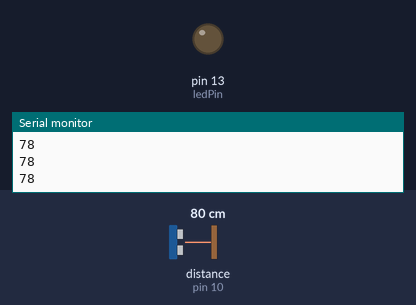
Bench run of a sketch on a simulated Arduino Uno, built with avr-gcc and run on an emulated ATmega328P. Shown: output pins drawn as LEDs (lit = HIGH), the last lines printed to the serial monitor. Wiring (inferred from the names in the program): ultrasonic range finder: trigger pin 9; echo pin 10. The test bench sets the inputs (shaded band); at power-on: distance to the obstacle (sensor on pin 10) 80 cm. The echo pulse lasts 58.3 µs per cm; pins used as bus, display or sensor lines are not drawn.

Above: at 1.2 s.
1.3 s: distance to the obstacle (sensor on pin 10) set to 13 cm
2.8 s: distance to the obstacle (sensor on pin 10) set to 10 cm
At 3.9 s:
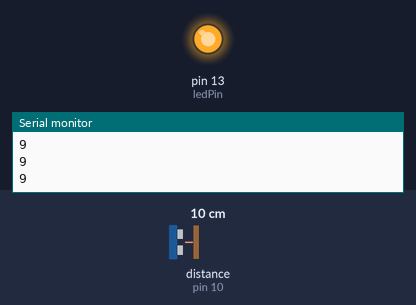
4.3 s: distance to the obstacle (sensor on pin 10) set to 18 cm
At 5.5 s:
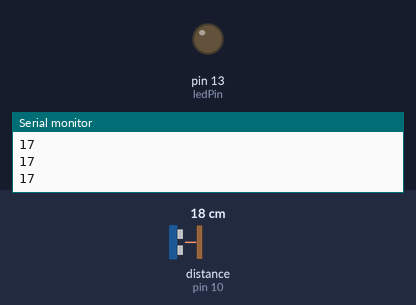
5.8 s: distance to the obstacle (sensor on pin 10) set to 2 cm
At 6.4 s:
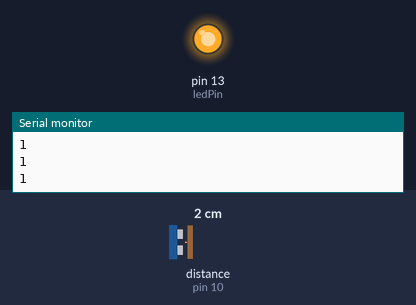
Timing chart, 0 to 8.3 s (numbered marks = the images above; inputs shaded):
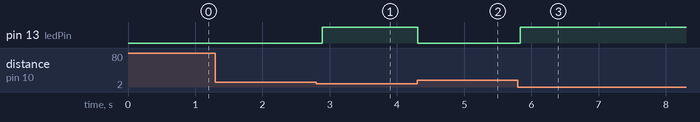

Measured:
- the behaviour switches between 12 and 11 cm on distance to the obstacle (sensor on pin 10) (found by bisection; images 0 and 1)
- after the input at 2.8 s, pin 13 (ledPin): LOW → HIGH after 0.09 s
- after the input at 4.3 s, pin 13 (ledPin): HIGH → LOW at once
- after the input at 5.8 s, pin 13 (ledPin): LOW → HIGH at once

The sketch:

code.ino
```cpp
const int trigPin = 9;
const int echoPin = 10;
const int ledPin = 13;

long duration;
int distance;

void setup() {
  pinMode(trigPin, OUTPUT);
  pinMode(echoPin, INPUT);
  pinMode(ledPin, OUTPUT);

  Serial.begin(9600);
}

void loop() {
  digitalWrite(trigPin, LOW);
  delayMicroseconds(5);

  digitalWrite(trigPin, HIGH);
  delayMicroseconds(10);
  digitalWrite(trigPin, LOW);

  duration = pulseIn(echoPin, HIGH);

  distance = duration * 0.034 / 2;

  Serial.println(distance);

  if (distance <= 10) {
    digitalWrite(ledPin, HIGH);
  } else {
    digitalWrite(ledPin, LOW);
  }

  delay(100);
}
```
